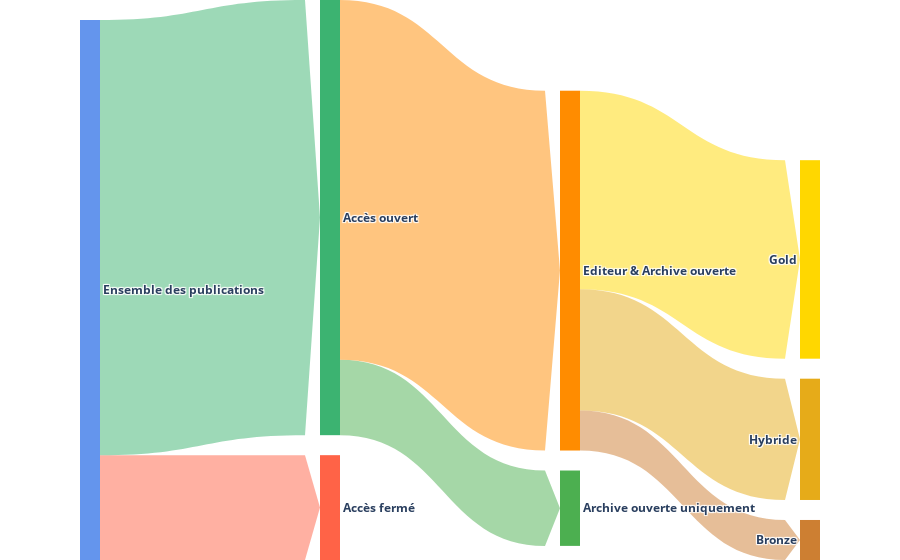

Notebook cell for this chart:
### Code cell
labels = ["Ensemble des publications", "Accès fermé", "Accès ouvert", "Archive ouverte uniquement", "Editeur & Archive ouverte", "Gold", "Hybride", "Bronze"]
colors = ["cornflowerblue", "tomato", "mediumseagreen", "#4CAF50", "darkorange", "gold", "#E6AB19", "#CD7F32"]
sources = [0, 0, 2, 2, 4, 4, 4]
targets = [1, 2, 3, 4, 5, 6, 7]
values = [num_publications, num_closed, num_oa, num_green, num_publisher, num_gold, num_hybrid, num_bronze]
# percentages = [f"{(values[t]/values[s]):.2%}" for s, t in zip(sources, targets)]
percentages = [f"{(values[t]/num_publications):.2%}" for t in targets]

# Add transparency to the list of colors, to display links with partial opacity
transparency = 0.5
colors_transparency = [
    f'rgba({rgba_color[0] * 255:.0f}, {rgba_color[1] * 255:.0f}, {rgba_color[2] * 255:.0f}, {rgba_color[3]})'
    for color in colors
    if (rgba_color := plt_colors.to_rgba(color, transparency))
]

fig = go.Figure(data = [go.Sankey(
    valuesuffix = " publications",
    # valueformat = "d",

    # Nodes
    node=dict(
        label = [f"<b>{label}</b>" for label in labels],
        color = colors,
        line = dict(color = "black", width = 0.),
        align = "left",
        hovertemplate='%{label}:',
        # hoverlabel = dict(bgcolor = "#FFFFFF"), # white background
    ),

    # Links
    link=dict(
        arrowlen=15,
        source = sources,
        target = targets,
        value = values[1:],
        customdata = percentages,
        label = labels[1:],
        color = colors_transparency[1:],
        hovercolor = colors[1:],
        hovertemplate = "%{label}<br />%{value}<extra>%{customdata}</extra>",
        hoverlabel = dict(bgcolor ='#444'),
    )
)])

# Title
fig.update_layout(
    # title_text=f"<b>Proportion des publications {annee} en accès ouvert</b><br><sup>(mesuré en décembre {annee+1})</sup>",
    font_size=12,
    title_x = 0.5,
    # title_y = 0.85,
    # height = 350,
    margin=dict(t=0, b=0),
)

# Display
fig.show()

### Figure 1 — Plotly figure (JSON) as saved in the notebook; plotly's stock layout.template omitted (floating-point values rounded to 4 significant figures)
{"data": [{"link": {"arrowlen": 15, "color": ["rgba(255, 99, 71, 0.5)", "rgba(60, 179, 113, 0.5)", "rgba(76, 175, 80, 0.5)", "rgba(255, 140, 0, 0.5)", "rgba(255, 215, 0, 0.5)", "rgba(230, 171, 25, 0.5)", "rgba(205, 127, 50, 0.5)"], "customdata": ["19.41%", "80.59%", "13.96%", "66.63%", "36.76%", "22.46%", "7.41%"], "hovercolor": ["tomato", "mediumseagreen", "#4CAF50", "darkorange", "gold", "#E6AB19", "#CD7F32"], "hoverlabel": {"bgcolor": "#444"}, "hovertemplate": "%{label}<br />%{value}<extra>%{customdata}</extra>", "label": ["Accès fermé", "Accès ouvert", "Archive ouverte uniquement", "Editeur & Archive ouverte", "Gold", "Hybride", "Bronze"], "source": [0, 0, 2, 2, 4, 4, 4], "target": [1, 2, 3, 4, 5, 6, 7], "value": [4025, 16710, 2894, 13816, 7622, 4657, 1537]}, "node": {"align": "left", "color": ["cornflowerblue", "tomato", "mediumseagreen", "#4CAF50", "darkorange", "gold", "#E6AB19", "#CD7F32"], "hovertemplate": "%{label}:", "label": ["<b>Ensemble des publications</b>", "<b>Accès fermé</b>", "<b>Accès ouvert</b>", "<b>Archive ouverte uniquement</b>", "<b>Editeur & Archive ouverte</b>", "<b>Gold</b>", "<b>Hybride</b>", "<b>Bronze</b>"], "line": {"color": "black", "width": 0}}, "type": "sankey", "valuesuffix": " publications"}], "layout": {"autosize": true, "font": {"size": 12}, "margin": {"b": 0, "t": 0}, "title": {"x": 0.5}}}
